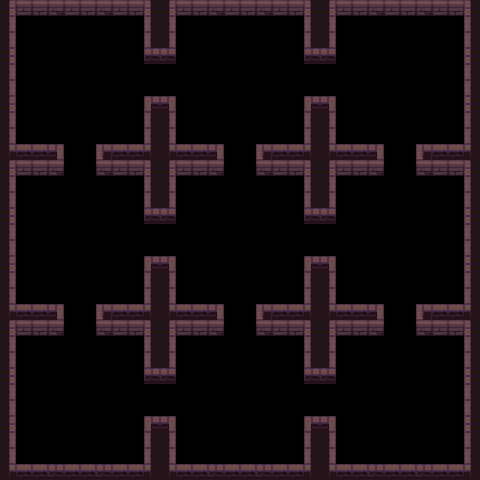

The image is a tile-based game level rendered from a .tmx file. Its description and complete source (layers, tilesets, objects, tile grids) follow:
An orthogonal 30x30 tile map with 16x16 px tiles, 1 tile layer (walls), 1 hidden layer not drawn.

<map version="1.5" tiledversion="1.7.2" orientation="orthogonal" renderorder="right-down" width="30" height="30" tilewidth="16" tileheight="16" infinite="0" nextlayerid="4" nextobjectid="1">
 <tileset firstgid="1" name="dungeon" tilewidth="16" tileheight="16" tilecount="100" columns="10">
  <image source="dungeon.png" width="160" height="160" />
  <tile id="0">
   <properties>
    <property name="collides" type="bool" value="true" />
   </properties>
  </tile>
  <tile id="1">
   <properties>
    <property name="collides" type="bool" value="true" />
   </properties>
  </tile>
  <tile id="2">
   <properties>
    <property name="collides" type="bool" value="true" />
   </properties>
  </tile>
  <tile id="3">
   <properties>
    <property name="collides" type="bool" value="true" />
   </properties>
  </tile>
  <tile id="4">
   <properties>
    <property name="collides" type="bool" value="true" />
   </properties>
  </tile>
  <tile id="5">
   <properties>
    <property name="collides" type="bool" value="true" />
   </properties>
  </tile>
  <tile id="6">
   <properties>
    <property name="collides" type="bool" value="false" />
   </properties>
  </tile>
  <tile id="7">
   <properties>
    <property name="collides" type="bool" value="false" />
   </properties>
  </tile>
  <tile id="8">
   <properties>
    <property name="collides" type="bool" value="false" />
   </properties>
  </tile>
  <tile id="9">
   <properties>
    <property name="collides" type="bool" value="false" />
   </properties>
  </tile>
  <tile id="10">
   <properties>
    <property name="collides" type="bool" value="true" />
   </properties>
  </tile>
  <tile id="11">
   <properties>
    <property name="collides" type="bool" value="false" />
   </properties>
  </tile>
  <tile id="12">
   <properties>
    <property name="collides" type="bool" value="false" />
   </properties>
  </tile>
  <tile id="13">
   <properties>
    <property name="collides" type="bool" value="false" />
   </properties>
  </tile>
  <tile id="14">
   <properties>
    <property name="collides" type="bool" value="false" />
   </properties>
  </tile>
  <tile id="15">
   <properties>
    <property name="collides" type="bool" value="true" />
   </properties>
  </tile>
  <tile id="16">
   <properties>
    <property name="collides" type="bool" value="false" />
   </properties>
  </tile>
  <tile id="17">
   <properties>
    <property name="collides" type="bool" value="false" />
   </properties>
  </tile>
  <tile id="18">
   <properties>
    <property name="collides" type="bool" value="false" />
   </properties>
  </tile>
  <tile id="19">
   <properties>
    <property name="collides" type="bool" value="false" />
   </properties>
  </tile>
  <tile id="20">
   <properties>
    <property name="collides" type="bool" value="true" />
   </properties>
  </tile>
  <tile id="21">
   <properties>
    <property name="collides" type="bool" value="false" />
   </properties>
  </tile>
  <tile id="22">
   <properties>
    <property name="collides" type="bool" value="false" />
   </properties>
  </tile>
  <tile id="23">
   <properties>
    <property name="collides" type="bool" value="false" />
   </properties>
  </tile>
  <tile id="24">
   <properties>
    <property name="collides" type="bool" value="false" />
   </properties>
  </tile>
  <tile id="25">
   <properties>
    <property name="collides" type="bool" value="true" />
   </properties>
  </tile>
  <tile id="26">
   <properties>
    <property name="collides" type="bool" value="false" />
   </properties>
  </tile>
  <tile id="27">
   <properties>
    <property name="collides" type="bool" value="false" />
   </properties>
  </tile>
  <tile id="28">
   <properties>
    <property name="collides" type="bool" value="false" />
   </properties>
  </tile>
  <tile id="29">
   <properties>
    <property name="collides" type="bool" value="false" />
   </properties>
  </tile>
  <tile id="30">
   <properties>
    <property name="collides" type="bool" value="true" />
   </properties>
  </tile>
  <tile id="31">
   <properties>
    <property name="collides" type="bool" value="false" />
   </properties>
  </tile>
  <tile id="32">
   <properties>
    <property name="collides" type="bool" value="false" />
   </properties>
  </tile>
  <tile id="33">
   <properties>
    <property name="collides" type="bool" value="false" />
   </properties>
  </tile>
  <tile id="34">
   <properties>
    <property name="collides" type="bool" value="false" />
   </properties>
  </tile>
  <tile id="35">
   <properties>
    <property name="collides" type="bool" value="true" />
   </properties>
  </tile>
  <tile id="36">
   <properties>
    <property name="collides" type="bool" value="true" />
   </properties>
  </tile>
  <tile id="37">
   <properties>
    <property name="collides" type="bool" value="true" />
   </properties>
  </tile>
  <tile id="38">
   <properties>
    <property name="collides" type="bool" value="true" />
   </properties>
  </tile>
  <tile id="39">
   <properties>
    <property name="collides" type="bool" value="false" />
   </properties>
  </tile>
  <tile id="40">
   <properties>
    <property name="collides" type="bool" value="true" />
   </properties>
  </tile>
  <tile id="41">
   <properties>
    <property name="collides" type="bool" value="true" />
   </properties>
  </tile>
  <tile id="42">
   <properties>
    <property name="collides" type="bool" value="true" />
   </properties>
  </tile>
  <tile id="43">
   <properties>
    <property name="collides" type="bool" value="true" />
   </properties>
  </tile>
  <tile id="44">
   <properties>
    <property name="collides" type="bool" value="true" />
   </properties>
  </tile>
  <tile id="45">
   <properties>
    <property name="collides" type="bool" value="true" />
   </properties>
  </tile>
  <tile id="46">
   <properties>
    <property name="collides" type="bool" value="true" />
   </properties>
  </tile>
  <tile id="47">
   <properties>
    <property name="collides" type="bool" value="true" />
   </properties>
  </tile>
  <tile id="48">
   <properties>
    <property name="collides" type="bool" value="true" />
   </properties>
  </tile>
  <tile id="49">
   <properties>
    <property name="collides" type="bool" value="true" />
   </properties>
  </tile>
  <tile id="50">
   <properties>
    <property name="collides" type="bool" value="true" />
   </properties>
  </tile>
  <tile id="51">
   <properties>
    <property name="collides" type="bool" value="true" />
   </properties>
  </tile>
  <tile id="52">
   <properties>
    <property name="collides" type="bool" value="true" />
   </properties>
  </tile>
  <tile id="53">
   <properties>
    <property name="collides" type="bool" value="true" />
   </properties>
  </tile>
  <tile id="54">
   <properties>
    <property name="collides" type="bool" value="true" />
   </properties>
  </tile>
  <tile id="55">
   <properties>
    <property name="collides" type="bool" value="true" />
   </properties>
  </tile>
  <tile id="56">
   <properties>
    <property name="collides" type="bool" value="true" />
   </properties>
  </tile>
  <tile id="57">
   <properties>
    <property name="collides" type="bool" value="true" />
   </properties>
  </tile>
  <tile id="58">
   <properties>
    <property name="collides" type="bool" value="true" />
   </properties>
  </tile>
  <tile id="59">
   <properties>
    <property name="collides" type="bool" value="true" />
   </properties>
  </tile>
  <tile id="60">
   <properties>
    <property name="collides" type="bool" value="false" />
   </properties>
  </tile>
  <tile id="61">
   <properties>
    <property name="collides" type="bool" value="false" />
   </properties>
  </tile>
  <tile id="62">
   <properties>
    <property name="collides" type="bool" value="false" />
   </properties>
  </tile>
  <tile id="63">
   <properties>
    <property name="collides" type="bool" value="false" />
   </properties>
  </tile>
  <tile id="64">
   <properties>
    <property name="collides" type="bool" value="false" />
   </properties>
  </tile>
  <tile id="65">
   <properties>
    <property name="collides" type="bool" value="false" />
   </properties>
  </tile>
  <tile id="66">
   <properties>
    <property name="collides" type="bool" value="true" />
   </properties>
  </tile>
  <tile id="67">
   <properties>
    <property name="collides" type="bool" value="true" />
   </properties>
  </tile>
  <tile id="68">
   <properties>
    <property name="collides" type="bool" value="false" />
   </properties>
  </tile>
  <tile id="69">
   <properties>
    <property name="collides" type="bool" value="false" />
   </properties>
  </tile>
  <tile id="70">
   <properties>
    <property name="collides" type="bool" value="false" />
   </properties>
  </tile>
  <tile id="71">
   <properties>
    <property name="collides" type="bool" value="false" />
   </properties>
  </tile>
  <tile id="72">
   <properties>
    <property name="collides" type="bool" value="false" />
   </properties>
  </tile>
  <tile id="73">
   <properties>
    <property name="collides" type="bool" value="false" />
   </properties>
  </tile>
  <tile id="74">
   <properties>
    <property name="collides" type="bool" value="false" />
   </properties>
  </tile>
  <tile id="75">
   <properties>
    <property name="collides" type="bool" value="false" />
   </properties>
  </tile>
  <tile id="76">
   <properties>
    <property name="collides" type="bool" value="false" />
   </properties>
  </tile>
  <tile id="77">
   <properties>
    <property name="collides" type="bool" value="false" />
   </properties>
  </tile>
  <tile id="78">
   <properties>
    <property name="collides" type="bool" value="false" />
   </properties>
  </tile>
  <tile id="79">
   <properties>
    <property name="collides" type="bool" value="false" />
   </properties>
  </tile>
  <tile id="80">
   <properties>
    <property name="collides" type="bool" value="true" />
   </properties>
  </tile>
  <tile id="81">
   <properties>
    <property name="collides" type="bool" value="true" />
   </properties>
  </tile>
  <tile id="82">
   <properties>
    <property name="collides" type="bool" value="true" />
   </properties>
  </tile>
  <tile id="83">
   <properties>
    <property name="collides" type="bool" value="true" />
   </properties>
  </tile>
  <tile id="84">
   <properties>
    <property name="collides" type="bool" value="true" />
   </properties>
  </tile>
  <tile id="85">
   <properties>
    <property name="collides" type="bool" value="true" />
   </properties>
  </tile>
  <tile id="86">
   <properties>
    <property name="collides" type="bool" value="false" />
   </properties>
  </tile>
  <tile id="87">
   <properties>
    <property name="collides" type="bool" value="false" />
   </properties>
  </tile>
  <tile id="88">
   <properties>
    <property name="collides" type="bool" value="false" />
   </properties>
  </tile>
  <tile id="89">
   <properties>
    <property name="collides" type="bool" value="false" />
   </properties>
  </tile>
  <tile id="90">
   <properties>
    <property name="collides" type="bool" value="false" />
   </properties>
  </tile>
  <tile id="91">
   <properties>
    <property name="collides" type="bool" value="false" />
   </properties>
  </tile>
  <tile id="92">
   <properties>
    <property name="collides" type="bool" value="false" />
   </properties>
  </tile>
  <tile id="93">
   <properties>
    <property name="collides" type="bool" value="false" />
   </properties>
  </tile>
  <tile id="94">
   <properties>
    <property name="collides" type="bool" value="false" />
   </properties>
  </tile>
  <tile id="95">
   <properties>
    <property name="collides" type="bool" value="false" />
   </properties>
  </tile>
  <tile id="96">
   <properties>
    <property name="collides" type="bool" value="false" />
   </properties>
  </tile>
  <tile id="97">
   <properties>
    <property name="collides" type="bool" value="false" />
   </properties>
  </tile>
  <tile id="98">
   <properties>
    <property name="collides" type="bool" value="false" />
   </properties>
  </tile>
  <tile id="99">
   <properties>
    <property name="collides" type="bool" value="false" />
   </properties>
  </tile>
 </tileset>
 <layer id="3" name="ground" width="30" height="30" visible="0">
  <properties>
   <property name="collides" type="bool" value="false" />
  </properties>
  <data encoding="csv">
0,0,0,0,0,0,0,0,0,0,0,0,0,0,0,0,0,0,0,0,0,0,0,0,0,0,0,0,0,0,
0,12,13,14,61,13,61,64,15,0,0,12,13,14,61,13,61,64,15,0,0,12,13,14,61,13,61,64,15,0,
0,22,72,74,17,72,27,73,25,0,0,22,72,74,17,72,27,73,25,0,0,22,72,74,17,72,27,73,25,0,
0,22,24,73,24,71,74,24,25,0,0,22,24,73,24,71,74,24,25,0,0,22,24,73,24,71,74,24,25,0,
0,22,73,71,72,27,24,73,23,13,14,9,73,71,72,27,24,73,23,13,14,9,73,71,72,27,24,73,25,0,
0,22,74,28,17,74,28,17,74,33,34,8,74,28,17,74,28,17,74,33,34,8,74,28,17,74,28,17,25,0,
0,22,17,72,73,71,73,24,25,0,0,22,17,72,73,71,73,24,25,0,0,22,17,72,73,71,73,24,25,0,
0,22,71,74,24,72,28,74,25,0,0,22,71,74,24,72,28,74,25,0,0,22,71,74,24,72,28,74,25,0,
0,32,33,34,18,9,34,33,35,0,0,32,33,34,18,9,34,33,35,0,0,32,33,34,18,9,34,33,35,0,
0,0,0,0,22,25,0,0,0,0,0,0,0,0,22,25,0,0,0,0,0,0,0,0,22,25,0,0,0,0,
0,0,0,0,22,25,0,0,0,0,0,0,0,0,22,25,0,0,0,0,0,0,0,0,22,25,0,0,0,0,
0,12,13,14,28,29,61,64,15,0,0,12,13,14,28,29,61,64,15,0,0,12,13,14,28,29,61,64,15,0,
0,22,72,74,17,72,27,73,25,0,0,22,72,74,17,72,27,73,25,0,0,22,72,74,17,72,27,73,25,0,
0,22,24,73,24,71,74,24,25,0,0,22,24,73,24,71,74,24,25,0,0,22,24,73,24,71,74,24,25,0,
0,22,73,71,72,27,24,73,23,13,14,9,73,71,72,27,24,73,23,13,14,9,73,71,72,27,24,73,25,0,
0,22,74,28,17,74,28,17,74,33,34,8,74,28,17,74,28,17,74,33,34,8,74,28,17,74,28,17,25,0,
0,22,17,72,73,71,73,24,25,0,0,22,17,72,73,71,73,24,25,0,0,22,17,72,73,71,73,24,25,0,
0,22,71,74,24,72,28,74,25,0,0,22,71,74,24,72,28,74,25,0,0,22,71,74,24,72,28,74,25,0,
0,32,33,34,18,9,34,33,35,0,0,32,33,34,18,9,34,33,35,0,0,32,33,34,18,9,34,33,35,0,
0,0,0,0,22,25,0,0,0,0,0,0,0,0,22,25,0,0,0,0,0,0,0,0,22,25,0,0,0,0,
0,0,0,0,22,25,0,0,0,0,0,0,0,0,22,25,0,0,0,0,0,0,0,0,22,25,0,0,0,0,
0,12,13,14,28,29,61,64,15,0,0,12,13,14,28,29,61,64,15,0,0,12,13,14,28,29,61,64,15,0,
0,22,72,74,17,72,27,73,25,0,0,22,72,74,17,72,27,73,25,0,0,22,72,74,17,72,27,73,25,0,
0,22,24,73,24,71,74,24,25,0,0,22,24,73,24,71,74,24,25,0,0,22,24,73,24,71,74,24,25,0,
0,22,73,71,72,27,24,73,23,13,14,9,73,71,72,27,24,73,23,13,14,9,73,71,72,27,24,73,25,0,
0,22,74,28,17,74,28,17,74,33,34,8,74,28,17,74,28,17,74,33,34,8,74,28,17,74,28,17,25,0,
0,22,17,72,73,71,73,24,25,0,0,22,17,72,73,71,73,24,25,0,0,22,17,72,73,71,73,24,25,0,
0,22,71,74,24,72,28,74,25,0,0,22,71,74,24,72,28,74,25,0,0,22,71,74,24,72,28,74,25,0,
0,32,33,34,33,33,34,33,35,0,0,32,33,34,33,33,34,33,35,0,0,32,33,34,33,33,34,33,35,0,
0,0,0,0,0,0,0,0,0,0,0,0,0,0,0,0,0,0,0,0,0,0,0,0,0,0,0,0,0,0
</data>
 </layer>
 <layer id="2" name="walls" width="30" height="30">
  <properties>
   <property name="collides" type="bool" value="true" />
  </properties>
  <data encoding="csv">
1,3,5,4,3,5,4,3,5,6,1,3,5,4,3,5,4,3,5,6,1,3,5,4,3,5,4,3,5,6,
11,0,0,0,0,0,0,0,0,36,11,0,0,0,0,0,0,0,0,36,11,0,0,0,0,0,0,0,0,36,
11,0,0,0,0,0,0,0,0,36,11,0,0,0,0,0,0,0,0,36,11,0,0,0,0,0,0,0,0,36,
21,0,0,0,0,0,0,0,0,44,44,0,0,0,0,0,0,0,0,44,44,0,0,0,0,0,0,0,0,26,
11,0,0,0,0,0,0,0,0,0,0,0,0,0,0,0,0,0,0,0,0,0,0,0,0,0,0,0,0,36,
11,0,0,0,0,0,0,0,0,0,0,0,0,0,0,0,0,0,0,0,0,0,0,0,0,0,0,0,0,36,
1,0,0,0,0,0,0,0,0,55,56,0,0,0,0,0,0,0,0,55,56,0,0,0,0,0,0,0,0,26,
11,0,0,0,0,0,0,0,0,36,11,0,0,0,0,0,0,0,0,36,11,0,0,0,0,0,0,0,0,36,
11,0,0,0,0,0,0,0,0,36,11,0,0,0,0,0,0,0,0,36,11,0,0,0,0,0,0,0,0,36,
41,42,42,56,0,0,51,42,42,46,41,42,42,56,0,0,51,42,42,46,41,42,42,56,0,0,51,42,42,46,
1,3,5,4,0,0,4,3,5,6,1,3,5,4,0,0,4,3,5,6,1,3,5,4,0,0,4,3,5,6,
11,0,0,0,0,0,0,0,0,36,11,0,0,0,0,0,0,0,0,36,11,0,0,0,0,0,0,0,0,36,
11,0,0,0,0,0,0,0,0,36,11,0,0,0,0,0,0,0,0,36,11,0,0,0,0,0,0,0,0,36,
21,0,0,0,0,0,0,0,0,44,44,0,0,0,0,0,0,0,0,44,44,0,0,0,0,0,0,0,0,26,
11,0,0,0,0,0,0,0,0,0,0,0,0,0,0,0,0,0,0,0,0,0,0,0,0,0,0,0,0,36,
11,0,0,0,0,0,0,0,0,0,0,0,0,0,0,0,0,0,0,0,0,0,0,0,0,0,0,0,0,36,
1,0,0,0,0,0,0,0,0,55,56,0,0,0,0,0,0,0,0,55,56,0,0,0,0,0,0,0,0,26,
11,0,0,0,0,0,0,0,0,36,11,0,0,0,0,0,0,0,0,36,11,0,0,0,0,0,0,0,0,36,
11,0,0,0,0,0,0,0,0,36,11,0,0,0,0,0,0,0,0,36,11,0,0,0,0,0,0,0,0,36,
41,42,42,56,0,0,51,42,42,46,41,42,42,56,0,0,51,42,42,46,41,42,42,56,0,0,51,42,42,46,
1,3,5,4,0,0,4,3,5,6,1,3,5,4,0,0,4,3,5,6,1,3,5,4,0,0,4,3,5,6,
11,0,0,0,0,0,0,0,0,36,11,0,0,0,0,0,0,0,0,36,11,0,0,0,0,0,0,0,0,36,
11,0,0,0,0,0,0,0,0,36,11,0,0,0,0,0,0,0,0,36,11,0,0,0,0,0,0,0,0,36,
21,0,0,0,0,0,0,0,0,44,44,0,0,0,0,0,0,0,0,44,44,0,0,0,0,0,0,0,0,26,
11,0,0,0,0,0,0,0,0,0,0,0,0,0,0,0,0,0,0,0,0,0,0,0,0,0,0,0,0,36,
11,0,0,0,0,0,0,0,0,0,0,0,0,0,0,0,0,0,0,0,0,0,0,0,0,0,0,0,0,36,
1,0,0,0,0,0,0,0,0,55,56,0,0,0,0,0,0,0,0,55,56,0,0,0,0,0,0,0,0,26,
11,0,0,0,0,0,0,0,0,36,11,0,0,0,0,0,0,0,0,36,11,0,0,0,0,0,0,0,0,36,
11,0,0,0,0,0,0,0,0,36,11,0,0,0,0,0,0,0,0,36,11,0,0,0,0,0,0,0,0,36,
41,42,42,43,42,42,43,42,42,46,41,42,42,43,42,42,43,42,42,46,41,42,42,43,42,42,43,42,42,46
</data>
 </layer>
</map>
